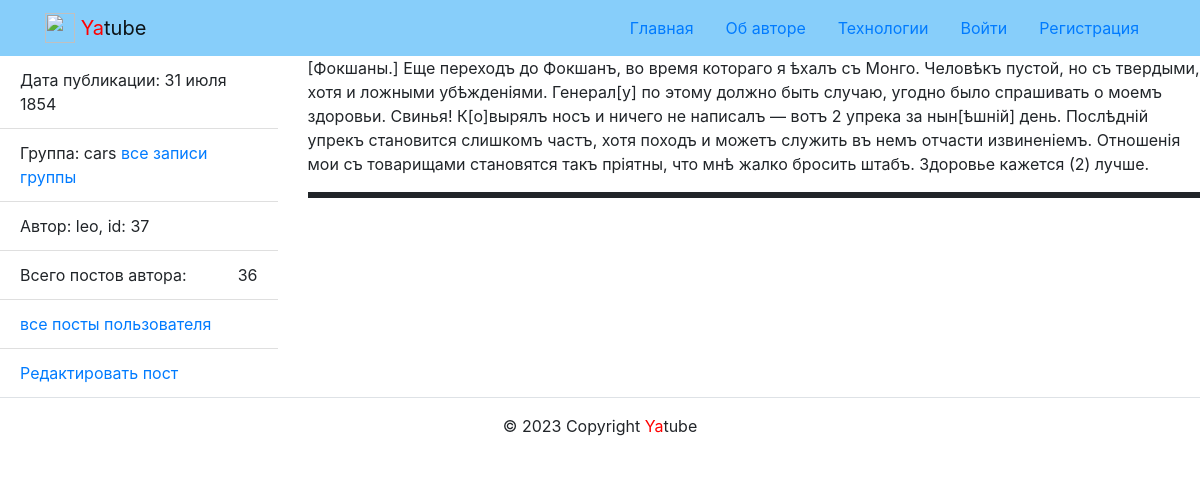
The app's page /posts/37/ with its own data.
### posts/models.py (models this page shows, shortened)
class Post(models.Model):
    text = models.TextField(
        max_length=200, verbose_name='Текст',
    )
    pub_date = models.DateTimeField(
        auto_now_add=True, verbose_name='Дата'
    )
    author = models.ForeignKey(
        User,
        on_delete=models.CASCADE,
        related_name='posts',
        verbose_name='Автор'
    )
    group = models.ForeignKey(
        Group, blank=True, null=True,
        on_delete=models.SET_NULL,
        related_name='posts',
        verbose_name='Группа',
    )
    image = models.ImageField(
        'Картинка',
        upload_to='posts/',
        blank=True
    )
    class Meta:
        ordering = ('-pub_date',)
        verbose_name_plural = 'Посты'

class Group(models.Model):
    title = models.CharField(
        verbose_name='Информация о группах',
        max_length=200
    )
    slug = models.SlugField(
        max_length=200, unique=True,
        db_index=True, verbose_name='slug'
    )
    description = models.TextField(
        verbose_name='Описание'
    )
    class Meta:
        verbose_name_plural = 'Группы'
    def __str__(self):
        return self.title

### posts/views.py (the view)
# urls.py: path('posts/<int:post_id>/', views.post_detail, name='post_detail'),
def post_detail(request, post_id):
    post = get_object_or_404(Post, id=post_id)
    author_post = post.author
    post_count = Post.objects.filter(author=author_post).count()
    title = f'Пост {post.text[0:30]}'
    context = {
        'post': post,
        'post_count': post_count,
        'title': title,
        'author_post': author_post,
    }
    return render(request, 'posts/post_detail.html', context)

### core/context_processors/year.py (called while the page is built)
def year(request):
    return {
        'year': datetime.now().year
    }

### templates/posts/post_detail.html (shortened to what this page needs)
{% extends "base.html" %}
{% block content %}
{% load thumbnail %}
<div class="row">
  <aside class="col-12 col-md-3">
    <ul class="list-group list-group-flush">
      <li class="list-group-item">
        Дата публикации: {{ post.pub_date|date:"d E Y" }}
      </li>
        {% if post.group %}
      <li class="list-group-item">
        Группа: {{ post.group }}
        <a href="{% url 'posts:group_list' post.group.slug %}">
          все записи группы
        </a>
        {% endif %}
      </li>
      <li class="list-group-item">
        Автор: {{ author_post }},  id: {{ post.id }}
      </li>
      <li class="list-group-item d-flex justify-content-between align-items-center">
        Всего постов автора:  <span >{{ post_count }}</span>
      </li>
      <li class="list-group-item">
        <a href="{% url 'posts:profile' post.author %}">
          все посты пользователя
        </a>
      </li>
      <li class="list-group-item">
        <a href="{% url 'posts:post_edit' post.id %}">
          Редактировать пост
        </a>
      </li>
    </ul>
  </aside>
  <article class="col-12 col-md-9">
  <p>
    {{ post.text|linebreaksbr }}
  </p>
  <p style="border-style: solid;">
  </p>
  </article>
</div>
{% endblock %}

### records on screen
Post: pub_date "31 июля 1854", group "cars", id "37", text "[Фокшаны.] Еще переходъ до Фокшанъ, во время котораго я ѣхалъ съ Монго. Человѣкъ пустой, но съ твердыми, хотя и ложными убѣжденіями. Генерал[у] по этому должно быть случаю, угодно было спрашивать о моемъ здоровьи. Свинья! К[о]вырялъ носъ и ничего не написалъ — вотъ 2 упрека за нын[ѣшній] день. Послѣдній упрекъ становится слишкомъ частъ, хотя походъ и можетъ служить въ немъ отчасти извиненіемъ. Отношенія мои съ товарищами становятся такъ пріятны, что мнѣ жалко бросить штабъ. Здоровье кажется (2) лучше."

### other values on screen
{{ author_post }} "leo"
{{ post_count }} "36"
